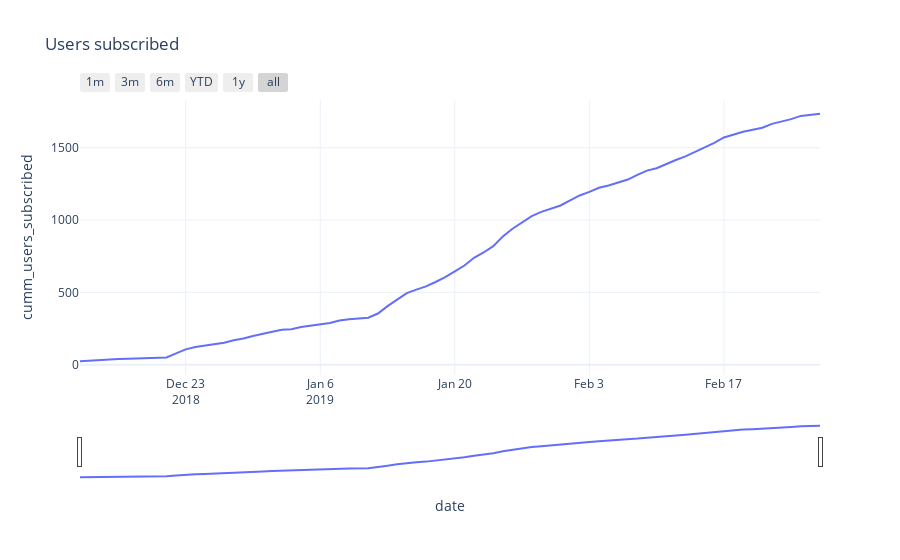

Notebook code cell kept with this figure:
### Code cell
fig = Plot.time_series(users_subscribed_between, x_data='date', y_data='cumm_users_subscribed', title='Users subscribed', selector_slider=True)
go.Figure(data=fig)
fig.show()

### Figure 1 — Plotly figure (JSON) as saved in the notebook; plotly's stock layout.template omitted (floating-point values rounded to 4 significant figures)
{"data": [{"hovertemplate": "date=%{x}<br>cumm_users_subscribed=%{y}<extra></extra>", "legendgroup": "", "line": {"color": "#636efa", "dash": "solid"}, "mode": "lines", "name": "", "orientation": "v", "showlegend": false, "type": "scatter", "x": ["2018-12-12T00:00:00", "2018-12-14T00:00:00", "2018-12-15T00:00:00", "2018-12-16T00:00:00", "2018-12-17T00:00:00", "2018-12-18T00:00:00", "2018-12-21T00:00:00", "2018-12-22T00:00:00", "2018-12-23T00:00:00", "2018-12-24T00:00:00", "2018-12-25T00:00:00", "2018-12-26T00:00:00", "2018-12-27T00:00:00", "2018-12-28T00:00:00", "2018-12-29T00:00:00", "2018-12-30T00:00:00", "2018-12-31T00:00:00", "2019-01-01T00:00:00", "2019-01-02T00:00:00", "2019-01-03T00:00:00", "2019-01-04T00:00:00", "2019-01-05T00:00:00", "2019-01-06T00:00:00", "2019-01-07T00:00:00", "2019-01-08T00:00:00", "2019-01-09T00:00:00", "2019-01-11T00:00:00", "2019-01-12T00:00:00", "2019-01-13T00:00:00", "2019-01-14T00:00:00", "2019-01-15T00:00:00", "2019-01-16T00:00:00", "2019-01-17T00:00:00", "2019-01-18T00:00:00", "2019-01-19T00:00:00", "2019-01-20T00:00:00", "2019-01-21T00:00:00", "2019-01-22T00:00:00", "2019-01-23T00:00:00", "2019-01-24T00:00:00", "2019-01-25T00:00:00", "2019-01-26T00:00:00", "2019-01-27T00:00:00", "2019-01-28T00:00:00", "2019-01-29T00:00:00", "2019-01-30T00:00:00", "2019-01-31T00:00:00", "2019-02-01T00:00:00", "2019-02-02T00:00:00", "2019-02-03T00:00:00", "2019-02-04T00:00:00", "2019-02-05T00:00:00", "2019-02-06T00:00:00", "2019-02-07T00:00:00", "2019-02-08T00:00:00", "2019-02-09T00:00:00", "2019-02-10T00:00:00", "2019-02-11T00:00:00", "2019-02-12T00:00:00", "2019-02-13T00:00:00", "2019-02-14T00:00:00", "2019-02-15T00:00:00", "2019-02-16T00:00:00", "2019-02-17T00:00:00", "2019-02-18T00:00:00", "2019-02-19T00:00:00", "2019-02-20T00:00:00", "2019-02-21T00:00:00", "2019-02-22T00:00:00", "2019-02-23T00:00:00", "2019-02-24T00:00:00", "2019-02-25T00:00:00", "2019-02-26T00:00:00", "2019-02-27T00:00:00"], "xaxis": "x", "y": [24, 29, 36, 39, 42, 44, 50, 78, 106, 122, 133, 143, 152, 169, 181, 199, 211, 228, 241, 246, 260, 268, 277, 288, 306, 315, 325, 354, 405, 451, 495, 519, 542, 572, 605, 645, 686, 739, 776, 820, 886, 940, 982, 1027, 1057, 1081, 1101, 1136, 1170, 1195, 1223, 1239, 1257, 1280, 1312, 1342, 1358, 1388, 1415, 1440, 1472, 1501, 1534, 1571, 1592, 1610, 1625, 1638, 1665, 1681, 1698, 1720, 1729, 1735], "yaxis": "y"}], "layout": {"autosize": true, "legend": {"tracegroupgap": 0}, "title": {"text": "Users subscribed"}, "xaxis": {"anchor": "y", "autorange": true, "domain": [0, 1], "range": ["2018-12-12", "2019-02-27"], "rangeselector": {"buttons": [{"count": 1, "label": "1m", "step": "month", "stepmode": "backward"}, {"count": 3, "label": "3m", "step": "month", "stepmode": "backward"}, {"count": 6, "label": "6m", "step": "month", "stepmode": "backward"}, {"count": 1, "label": "YTD", "step": "year", "stepmode": "todate"}, {"count": 1, "label": "1y", "step": "year", "stepmode": "backward"}, {"step": "all"}]}, "rangeslider": {"autorange": true, "range": ["2018-12-12", "2019-02-27"], "visible": true, "yaxis": {"_template": null, "rangemode": "match"}}, "title": {"text": "date"}, "type": "date"}, "yaxis": {"anchor": "x", "autorange": true, "domain": [0, 1], "range": [-71.06, 1830.0], "title": {"text": "cumm_users_subscribed"}, "type": "linear"}}}
